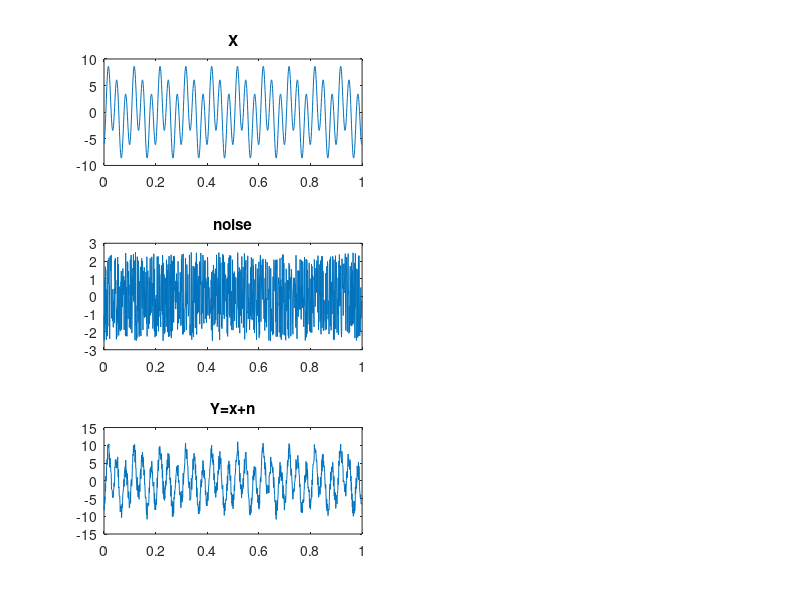

Reproduce this figure in MATLAB. (Note: this script raises an error after producing the figure.)
Fs=1000;
Ts=1/Fs;
Length=1000;
t=(0:Length-1)*Ts;

f1=10;
f2=30;
x=3*sin(2*pi*f1*t)-6*cos(2*pi*f2*t);
n=2.5-5*rand(1,Length);
Fs =10000;

y=x+n;
subplot(3,2,1);
plot(t,x)
title("X");
subplot(3,2,3);
plot(t,n)
title("noise");
subplot(3,2,5);
plot(t,y)
title("Y=x+n");

%% ------------Stat  FFT x  calculation-----------------%
[f_x,reult_x]=myFFT_normalisation(x,Fs)
subplot(3,2,2);
plot(f_x,reult_x);
title("FFT x");
%% ------------Stat  FFT n  calculation-------%
[f_n,reult_n]=myFFT_normalisation(n,Fs)
subplot(3,2,4);
plot(f_n,reult_n);
title("FFT n");
%% ------------Stat  FFT y  calculation-------%
[f_y,reult_y]=myFFT_normalisation(y,Fs)
subplot(3,2,6);
plot(f_y,reult_y);
title("FFT y");

%% ------------ My function definition--------------------------%
function [f, magnitude]= myFFT_normalised(input_signal)
    signal_Length=length(input_signal);
    fft_data= fft(input_signal);
    fft_data=abs(fft_data/signal_Length);
    magnitude=fft_data(1:signal_Length/2+1);
    magnitude(2:end-1)=2*magnitude(2:end-1);
    f= (0:(signal_Length/2))/signal_Length;
end

function [f,magnitude]=myFFT(input_signal,Sample_frequency)
 signal_Length=length(input_signal);
 fft_data= fft(input_signal);
 fft_data=abs(fft_data/signal_Length);
 magnitude=fft_data(1:signal_Length/2+1);
 magnitude(2:end-1)=2*magnitude(2:end-1);
 f= Sample_frequency*(0:(signal_Length/2))/signal_Length;
end

function [f, megnitude]= myFFT_normalisation(input_signal,Sample_frequency)
    Length=length(input_signal);
    NFFT = 2^nextpow2(Length);
    FFT_output=fft(input_signal,NFFT);
    FFT_abs = abs(FFT_output/Length);
    FFT_signal_side_spectrum = FFT_abs(1:NFFT/2+1);
    FFT_signal_side_spectrum(2:end-1) = 2*FFT_signal_side_spectrum(2:end-1);
    f=0:(1/NFFT):(1/2-1/NFFT);
    megnitude=FFT_signal_side_spectrum(1:NFFT/2);
end